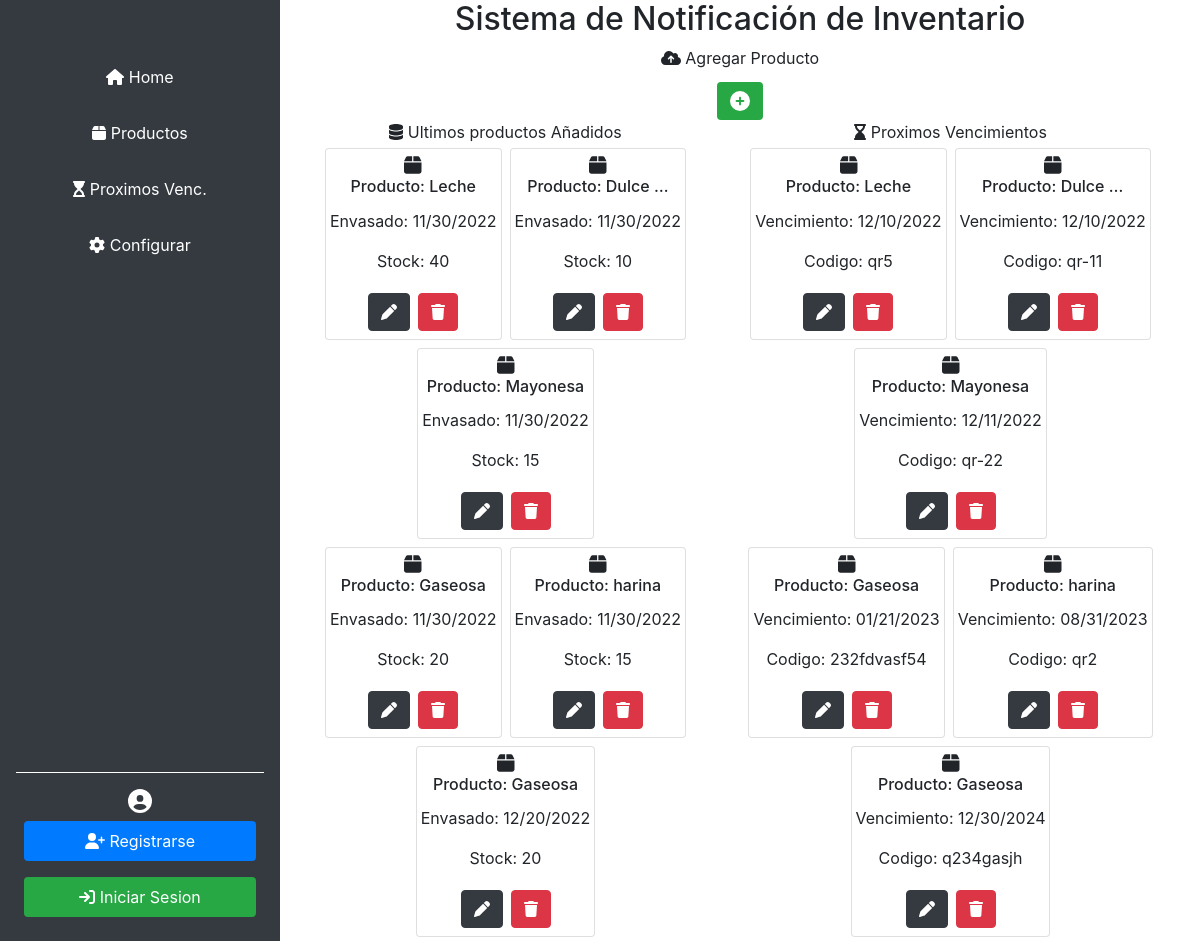
Page /home on the earlier database version.
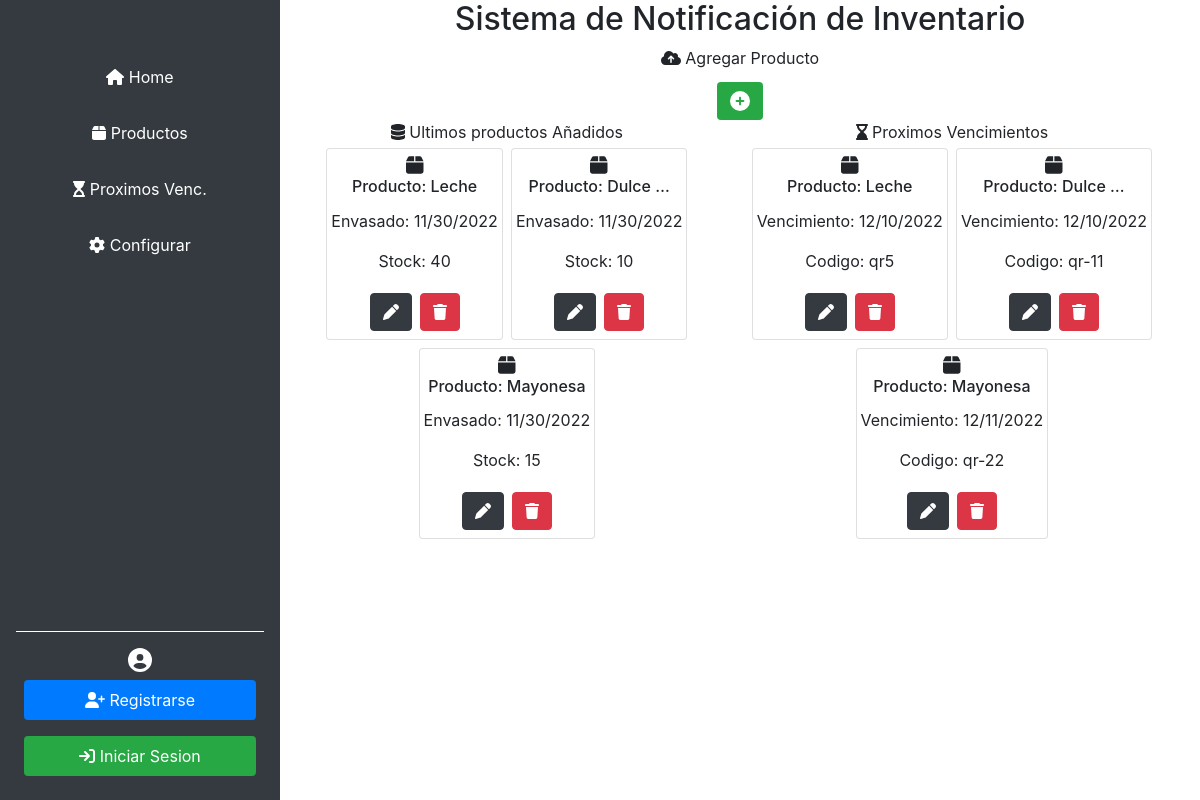
Same page on the later database version.
### gestor/models.py (models this page shows, shortened)
class Producto(models.Model):
    marca = models.CharField(max_length=50,default="Generic")
    producto = models.CharField(max_length=50,help_text="Ingrese materia prima (harina, huevos, levadura, etc.)")
    tipo = models.CharField(max_length=30, help_text="Si corresponde, ejemplo: nombre:harina | tipo:'leudante'/'0000' ")
    fechaIngreso = models.DateField('Fecha de Ingreso',blank=False,help_text="Fecha de Ingreso a la fabrica")
    fechaVnto = models.DateField('Fecha de Vencimiento',blank=False,help_text="Fecha que figura en el envase")
    stockIng= models.PositiveIntegerField('Stock de ingreso',blank=False,help_text="Cantidad por bultos/fardos/cajas")
    stockDisp= models.PositiveIntegerField('Stock disponible',blank=False) # Para los caso de obtener-consumir la materia prima
    codStock = models.CharField('Codigo de Bulto',max_length=13,help_text="Codigo que figura en el bulto ",blank=True) # LOS FARDOS EN GRAL CONTIENEN UN CODIGO DEL MISMO
    class Meta:
        ordering = ['fechaVnto']

### gestor/views.py (the view)
# urls.py: path('home',views.index, name='home'),
def index(request):
    ultimos_productos = list(Producto.objects.all())[-6:]
    productos_a_vencer = list(
        Producto.objects.all().order_by('fechaVnto'))[-6:]
    context = {
        'ultimos_productos': ultimos_productos,
        'productos_a_vencer': productos_a_vencer,
    }
    return render(request, 'index.html', context)

### gestor/templates/index.html (shortened to what the changed rows need)
{% extends "base.html" %}
{% block content %}
<div class="d-flex flex-column">
    <div class="d-flex justify-content-around text-center">
        <div>
            <div class="container">
                <div class="row justify-content-center">
                    {% for producto in ultimos_productos %}
                    <div class=" p-1">
                        <div class="card text-center">
                            <div class="card-body p-1">
                                <i class="fa-solid fa-box fa-lg"></i>
                                <h6 class="card-title">Producto: {{producto.producto | truncatewords:"1"}}</h6>
                                <p class="card-text">Envasado: {{producto.fechaIngreso | date:"SHORT_DATE_FORMAT"}}</p>
                                <p class="card-text">Stock: {{producto.stockDisp | truncatewords:"1"}}</p>
                                <div class="d-flex justify-content-center">
                                    <a href="{% url 'producto_update' producto.id%}" class="btn btn-dark m-1">
                                        <i class="fa-solid fa-pen"></i>
                                    </a>
                                    <button href="#" class="btn btn-danger m-1" data-toggle="modal" data-target="#exampleModal{{producto.id}}">
                                        <i class="fa-solid fa-trash"></i>
                                    </button>
                                </div>
                            </div>
                        </div>
                    </div>
                    {% if forloop.counter is 3 %} {% if not forloop.last%}
                </div>
                <div class="row justify-content-center">
                    {% endif %} {% endif %} {% endfor %}
                </div>
            </div>
        </div>
        <div>
            <div class="container">
                <div class="row justify-content-center">
                    {% for producto in productos_a_vencer %}
                    <div class=" p-1">
                        <div class="card text-center">
                            <div class="card-body p-1">
                                <i class="fa-solid fa-box fa-lg"></i>
                                <h6 class="card-title">Producto: {{producto.producto | truncatewords:"1"}}</h6>
                                <p class="card-text">Vencimiento: {{producto.fechaVnto | date:"SHORT_DATE_FORMAT"}}</p>
                                <p class="card-text">Codigo: {{producto.codStock}}</p>
                                <div class="d-flex justify-content-center">
                                    <a href="{% url 'producto_update' producto.id%}" class="btn btn-dark m-1">
                                        <i class="fa-solid fa-pen"></i>
                                    </a>
                                    <button href="#" class="btn btn-danger m-1" data-toggle="modal" data-target="#exampleModal{{producto.id}}">
                                        <i class="fa-solid fa-trash"></i>
                                    </button>
                                </div>
                            </div>
                        </div>
                    </div>
                    {% if forloop.counter is 3 %} {% if not forloop.last%}
                </div>
                <div class="row justify-content-center">
                    {% endif %} {% endif %} {% endfor %}
                </div>
            </div>
        </div>
    </div>
</div>
{% endblock %}

Differences in the rows shown:
removed Producto: producto "Gaseosa", fechaIngreso "11/30/2022", stockDisp "20", fechaVnto "01/21/2023", codStock "232fdvasf54"
removed Producto: producto "harina", fechaIngreso "11/30/2022", stockDisp "15", fechaVnto "08/31/2023", codStock "qr2"
removed Producto: producto "Gaseosa", fechaIngreso "12/20/2022", stockDisp "20", fechaVnto "12/30/2024", codStock "q234gasjh"
